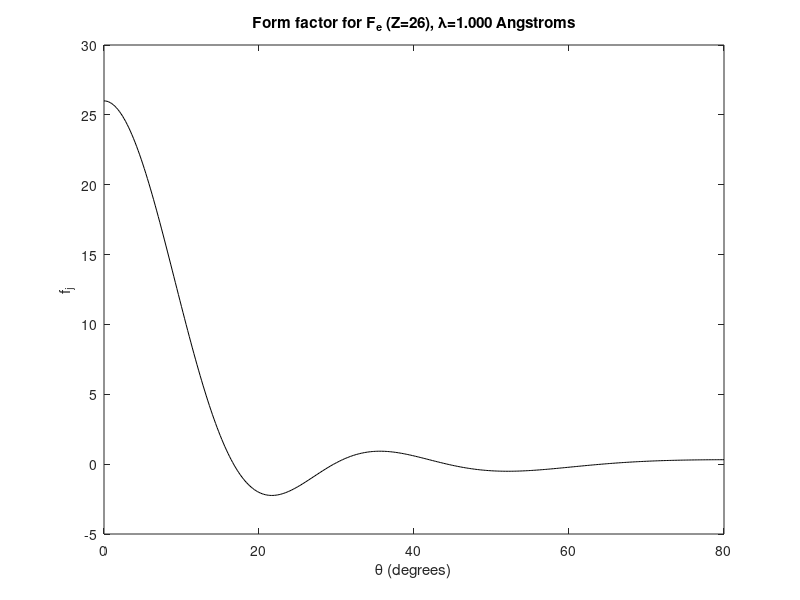

Recreate this plot in MATLAB.
%We use the constant n approximation:
%fj=3Zj*(sin(GR)-GR*cos(GR))/G^3 where Z=atomic number
%We do iron, with a BCC structure
clear
Z = 26; %Fe number of electrons for the j^th basis atom
lambda=1.0; %lambda in angstroms
a = 2.87; %Lattice constant (Angstroms) Iron (Fe),
%Radius of atom is neareast neighbor distance divided by 2
dnn=sqrt(3)*a/2; %BCC nearest neighbor distance
R=dnn/2; %atom Radius close packing model
thes=(80-0)/400; %angle range
thet =0:thes:80; %angle in degrees
theta = thet*pi/180; %angle in radians
for i = 1:length(theta)
thv=theta(i); if(thv==0), thv=1.e-6; end %prevent theta=0 problems
G = (4.0*pi/lambda)*sin(thv); %reciprocal lattice vector magnitude
fj(i) = 3*Z*(sin(G*R)-(G*R).*cos(G*R))./(G*R).^3; %constant n approx
end
str=cat(2,'Form factor for F_e (Z=26), \lambda=',...
num2str(lambda,'%6.3f'),' Angstroms');
plot(thet,fj,'k')
title (str)
xlabel ('\theta (degrees)')
ylabel ('f_j')